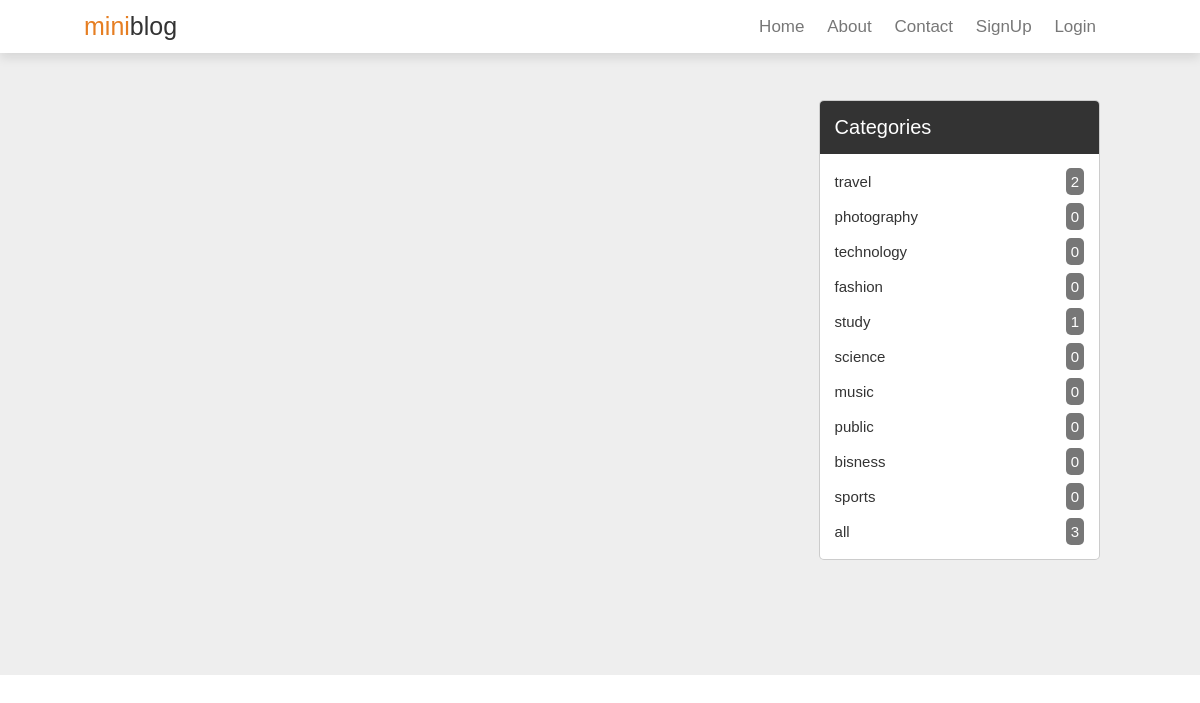
The page /?category=7 on the database as committed earlier.
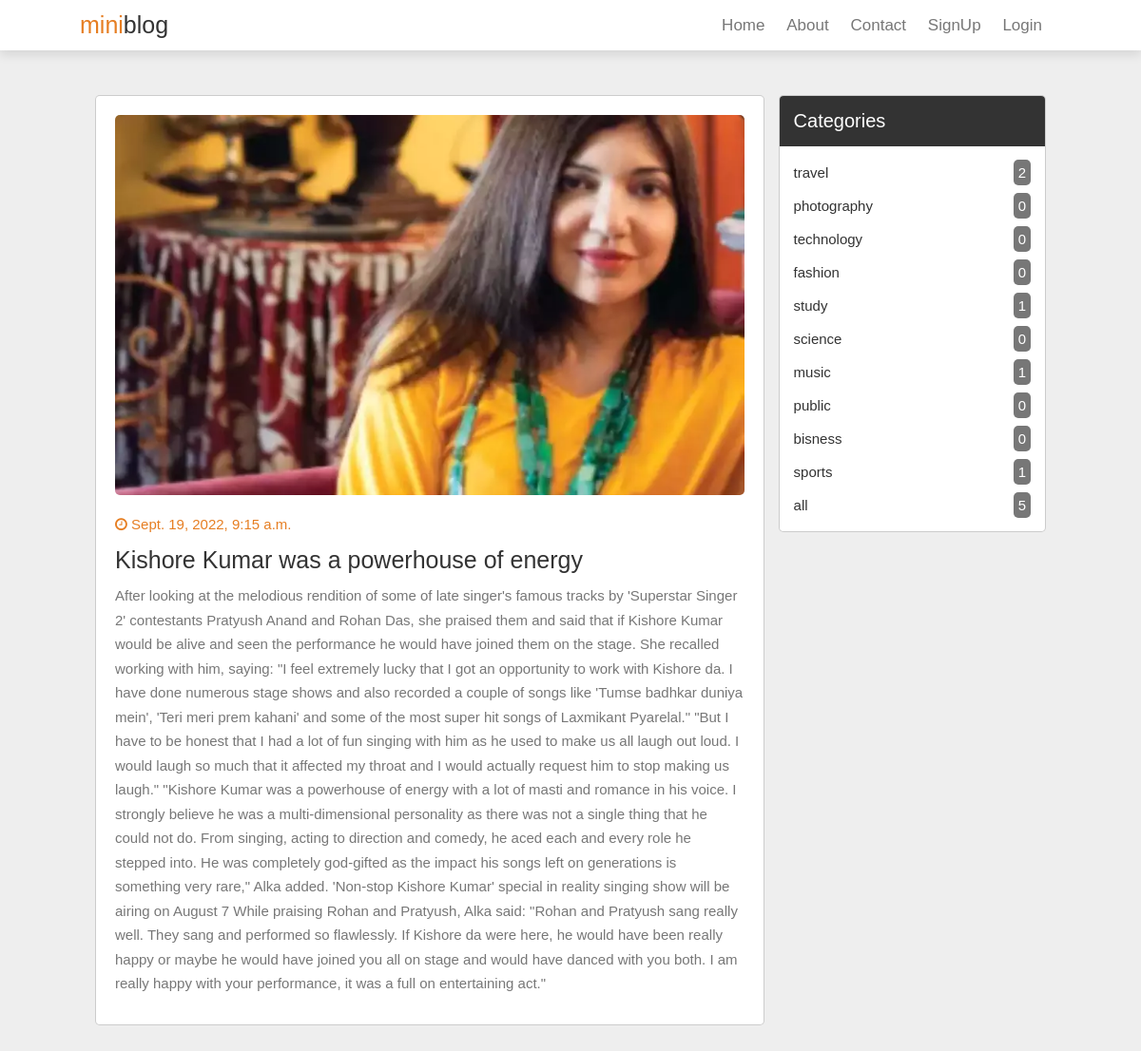
The same page on the database as committed later.
### blog/models.py (models this page shows, shortened)
class Category(models.Model):
    name = models.CharField(max_length=50)

class Post(models.Model):
    img = models.ImageField(upload_to='upload/image/', default=0)
    title = models.CharField(max_length=50)
    category = models.ForeignKey(Category, on_delete=models.CASCADE, default=0)
    created_date = models.DateTimeField(default=timezone.now)
    desc = models.TextField()

### blog/views.py (the view)
# urls.py: 2. Add a URL to urlpatterns:  path('', views.home, name='home')
def home(request):
    posts = None
    count = None
    categories = Category.objects.all()
    count = Post.objects.all().count()
    category_id = request.GET.get('category')
    if category_id:
        posts = Post.objects.filter(category=category_id)
    else:
        posts = Post.objects.all()
    return render(request, 'blog/home.html', {'posts':posts, 'categories':categories, 'count':count})

### blog/templates/blog/home.html
{% extends 'blog/base.html' %}
{% load static %}
{% block content %}
<section class="container">
    <div class="posts-container">
        {% for post in posts %}
        <div class="post">
            <img src="{{post.img.url}}" alt="" srcset="" class="image">
            <div class="date">
                <i class="fa fa-clock-o" aria-hidden="true"></i>
                <span>{{post.created_date}}</span>
            </div>
            <h3 class="title">{{post.title}}</post></h3>
            <p class="text">{{post.desc}}</p>
        </div>
        {% endfor %}
    </div>
    <div class="sidebar">
        <div class="box">
            <h3 class="title">categories</h3>
            <div class="category">
                {% for category in categories %}
                <a href="/?category={{category.id}}"> {{category.name}} <span>{{ category.post_set.count }}</span></a>
                {% endfor %}
                <a href="/"> all <span>{{count}}</span></a>
            </div>
        </div>
    </div>
</section>
{% endblock content %}

### blog/templates/blog/base.html (shortened to what this page needs)
<!DOCTYPE html>
{% load static %}
<html lang="en">
<head>
    <link rel="stylesheet" href="https://cdnjs.cloudflare.com/ajax/libs/font-awesome/4.7.0/css/font-awesome.min.css">
    <link rel="stylesheet" href="{% static 'blog/css/style.css' %}">
</head>
<body>
    <div class="navbar">
        {% include 'blog/navbar.html' %}
    </div>
    <div class="main">
     {% block content %}{% endblock content %}
    </div>
</body>
</html>

### blog/templates/blog/navbar.html
<header class="header">
    <a href="{% url 'home' %}" class="logo"><span>mini</span>blog</a>
    <nav class="nav">
        <a href="{% url 'home' %}">Home</a>
        <a href="{% url 'about' %}">About</a>
        <a href="{% url 'contact' %}">Contact</a>
        {% if request.user.is_authenticated %}
        <a href="{% url 'dashboard' %}">Dashboard</a>
        <a href="{% url 'logout' %}">Logout</a>
        {% else %}
        <a href="{% url 'signup' %}">SignUp</a>
        <a href="{% url 'login' %}">Login</a>
        {% endif %}
    </nav>
</header>

### blog/static/blog/css/style.css (style rules this page uses)
:root { --orange:#e67e22; --black:#333; --light-color:#777; --blue:rgb(119, 162, 225); --border:.1rem solid rgba(0,0,0,0.2); --box-shadow:0 .5rem 1rem rgba(0,0,0,0.1); }
* { margin: 0; padding: 0; box-sizing: border-box; outline: none; border: none; text-decoration: none; font-family: Verdana, Geneva, Tahoma, sans-serif; font-weight: lighter; }
html { font-size: 62.5%; overflow-y: scroll; scroll-behavior: smooth; scroll-padding-top: 6rem; }
.navbar .header { background-color: black; position: fixed; top:0; left: 0; right: 0; z-index: 1000; background: #fff; box-shadow: var(--box-shadow); display: flex; align-items: center; padding: 1.2rem 7%; }
.navbar .header .logo { color: var(--black); font-size: 2.5rem; margin-right: auto; }
.navbar .header .logo span { color: var(--orange); }
.navbar .header .nav a { color: var(--light-color); margin-right: 2rem; font-size: 1.7rem; text-transform: capitalize; }
.container { display: grid; grid-template-columns: 2.5fr 1fr; gap: 1.5rem; background-color: #eee; padding: 10rem; }
.container .posts-container .post { width: 100%; padding: 2rem; background: #fff; border: var(--border); border-radius: .5rem; margin-bottom: 1.5rem; }
.container .posts-container .post .image { height: 40rem; width:100%; border-radius: .5rem; object-fit: cover; }
.container .posts-container .post .date { padding-top: 2rem; font-size: 1.5rem; color: var(--orange); }
.container .posts-container .post .title { padding-top:1.5rem; font-size: 2.5rem; color: var(--black); }
.container .posts-container .post .text { font-size: 1.5rem; line-height: 1.7; padding: 1rem 0; color: var(--light-color); }
.container .sidebar .box { border: var(--border); border-radius: 0.5rem; overflow: hidden; background: #fff; margin-bottom: 1.5rem; }
.container .sidebar .box .title { padding: 1.5rem; font-size: 2rem; color: #fff; background: var(--black); text-transform: capitalize; }
.container .sidebar .box .category { padding: 1rem 1.5rem; }
.container .sidebar .box .category a { padding: .4rem 0; font-size: 1.5rem; color: var(--black); display: flex; align-items: center; justify-content: space-between; }
.container .sidebar .box .category a span { background: var(--light-color); color: #fff; border-radius: 0.5rem; padding: 0.5rem; }

Rows that differ between the two databases and show on the page:
added Post: img (picture), created_date "Sept. 19, 2022, 9:15 a.m.", title "Kishore Kumar was a powerhouse of energy", desc "After looking at the melodious rendition of some of late singer's famous tracks by 'Superstar Singer 2' contestants Pratyush Anand and Rohan Das, she praised them and said that if Kishore Kumar would be alive and seen the performance he would have joined them on the stage. She recalled working with him, saying: \"I feel extremely lucky that I got an opportunity to work with Kishore da. I have done numerous stage shows and also recorded a couple of songs like 'Tumse badhkar duniya mein', 'Teri meri prem kahani' and some of the most super hit songs of Laxmikant Pyarelal.\" \"But I have to be honest that I had a lot of fun singing with him as he used to make us all laugh out loud. I would laugh…"
computed for Category "music": post_set.count "0" → "1"
computed for Category "sports": post_set.count "0" → "1"
Other text that changed with them:
{{ count }}: "3" → "5"
